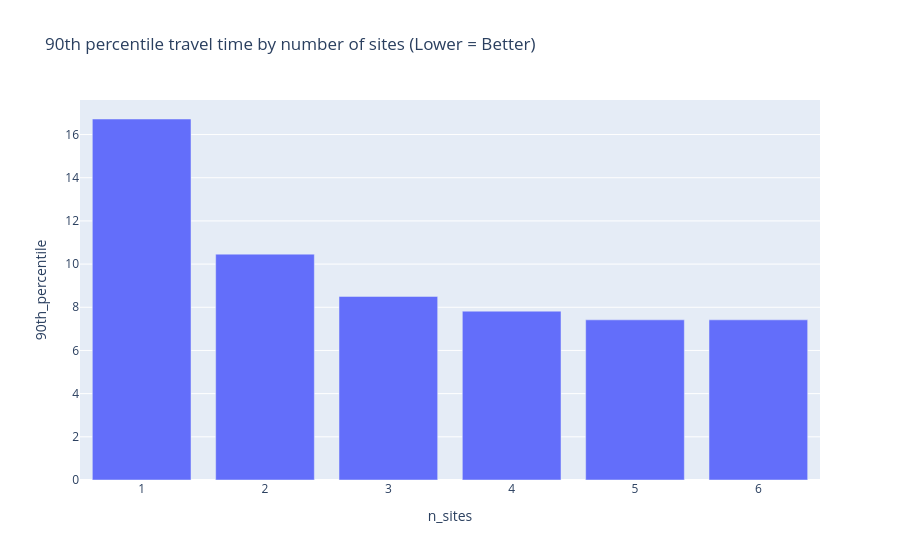

Notebook code cell kept with this figure:
### Code cell
px.bar(all_sols, x="n_sites", y="90th_percentile", title="90th percentile travel time by number of sites (Lower = Better)")

### Figure 1 — Plotly figure (JSON) as saved in the notebook; plotly's stock layout.template omitted (floating-point values rounded to 4 significant figures)
{"data": [{"alignmentgroup": "True", "hovertemplate": "n_sites=%{x}<br>90th_percentile=%{y}<extra></extra>", "legendgroup": "", "marker": {"color": "#636efa", "pattern": {"shape": ""}}, "name": "", "offsetgroup": "", "orientation": "v", "showlegend": false, "textposition": "auto", "type": "bar", "x": [1, 2, 3, 4, 5, 6], "xaxis": "x", "y": [16.72, 10.46, 8.503, 7.82, 7.418, 7.418], "yaxis": "y"}], "layout": {"barmode": "relative", "legend": {"tracegroupgap": 0}, "title": {"text": "90th percentile travel time by number of sites (Lower = Better)"}, "xaxis": {"anchor": "y", "domain": [0, 1], "title": {"text": "n_sites"}}, "yaxis": {"anchor": "x", "domain": [0, 1], "title": {"text": "90th_percentile"}}}}
